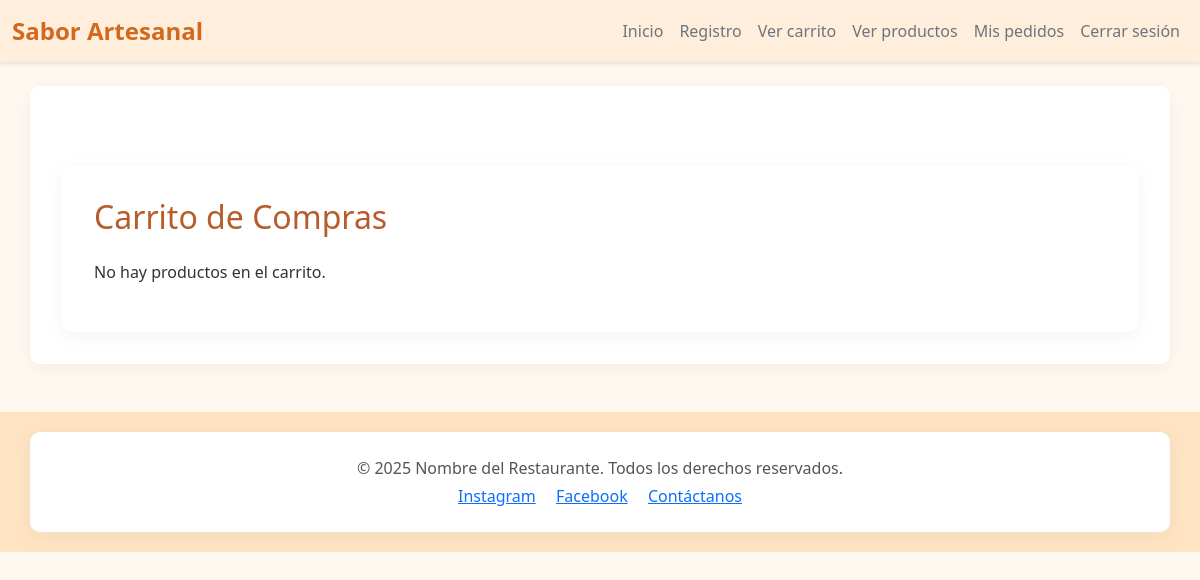
The page /carrito_compras/ (signed in) on the database as committed earlier.
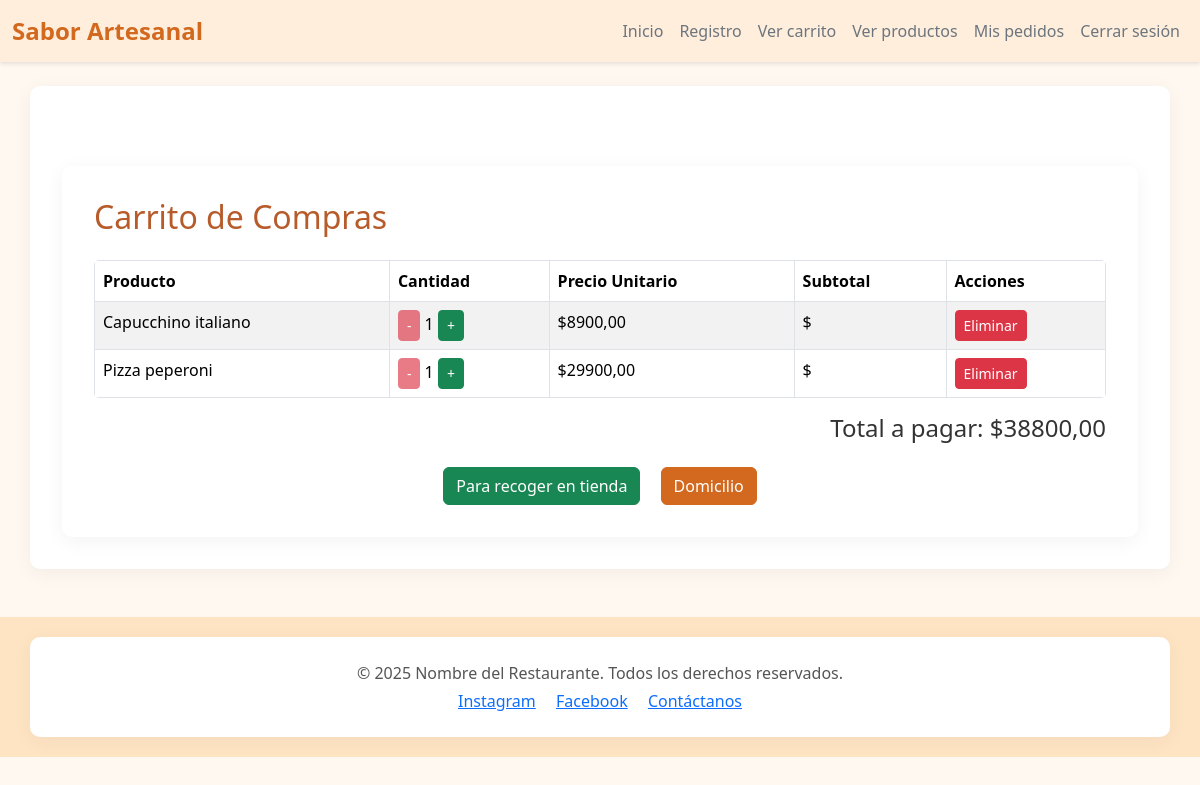
The same page on the database as committed later.
### task/models.py (models this page shows, shortened)
class ItemCarrito(models.Model):
    carrito = models.ForeignKey(Carrito, related_name='items', on_delete=models.CASCADE)
    producto = models.ForeignKey(Producto, on_delete=models.CASCADE)
    cantidad = models.PositiveIntegerField(default=1)

class Producto(models.Model):
    nombre = models.CharField(max_length=255)
    descripcion = models.TextField()
    precio = models.DecimalField(max_digits=10, decimal_places=2)
    tipo = models.CharField(max_length=10, choices=TIPO_PRODUCTO)
    imagen = models.ImageField(upload_to='productos/', null =True, blank=True)

### task/views.py (the view, shortened to what this page needs)
# urls.py: path('carrito_compras/', views.ver_carrito, name='carrito_compras'),
def ver_carrito(request):
    try:
        carrito = Carrito.objects.get(user=request.user)
    except Carrito.DoesNotExist:
        carrito = None
        items = []
        total = 0
    else:
        items = ItemCarrito.objects.filter(carrito=carrito)
        total = sum([item.producto.precio * item.cantidad for item in items])
    return render(request, 'carrito_compras.html', {'items': items, 'total': total})

### task/templates/carrito_compras.html (shortened to what this page needs)
{% extends 'base.html' %}
{% block content %}
<div class="container mt-5">
    <h2 class="mb-4">Carrito de Compras</h2>
    {% if items %}
        <table class="table table-bordered table-striped">
            <thead>
                <tr>
                    <th>Producto</th>
                    <th>Cantidad</th>
                    <th>Precio Unitario</th>
                    <th>Subtotal</th>
                    <th>Acciones</th>
                </tr>
            </thead>
            <tbody>
                {% for item in items %}
                <tr>
                    <td>{{ item.producto.nombre }}</td>
                    <td>
                        <form method="POST" action="{% url 'carrito_compras' %}">
                            <button type="submit" name="action" value="disminuir" class="btn btn-danger btn-sm" {% if item.cantidad <= 1 %}disabled{% endif %}>-</button>
                            {{ item.cantidad }}
                            <button type="submit" name="action" value="agregar" class="btn btn-success btn-sm">+</button>
                        </form>
                    </td>
                    <td>${{ item.producto.precio }}</td>
                    <td>${{ item.producto.precio|floatformat:2|add:""|add:item.cantidad|floatformat:2 }}</td>
                    <td>
                        <form method="POST" action="{% url 'carrito_compras' %}">
                            <button type="submit" name="action" value="eliminar" class="btn btn-danger btn-sm">Eliminar</button>
                        </form>
                    </td>
                </tr>
                {% endfor %}
            </tbody>
        </table>
        <div class="text-end">
            <h4>Total a pagar: ${{ total }}</h4>
        </div>
        <div class="text-center mt-4">
            <a href="{% url 'pago_recoger' %}" class="btn btn-success me-3">Para recoger en tienda</a>
            <a href="{% url 'pago_domicilio' %}" class="btn btn-primary">Domicilio</a>
        </div>
    {% else %}
        <p>No hay productos en el carrito.</p>
    {% endif %}
</div>
{% endblock %}

Rows that differ between the two databases and show on the page:
added ItemCarrito: producto.nombre "Capucchino italiano", cantidad "1", producto.precio "8900,00"
added ItemCarrito: producto.nombre "Pizza peperoni", cantidad "1", producto.precio "29900,00"
Other text that changed with them:
{{ total }}: (not shown) → "38800,00"
text no longer shown: "No hay productos en el carrito."
text now shown: "Producto Cantidad Precio Unitario Subtotal Acciones Total a pagar: $ Para recoger en tienda Domicilio"
